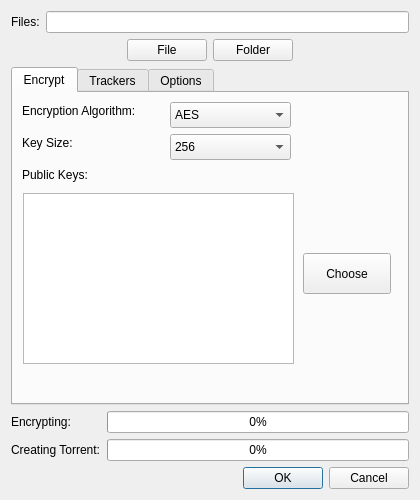
<?xml version="1.0" encoding="UTF-8"?>
<ui version="4.0">
 <class>TorrentCreatorDialog</class>
 <widget class="QDialog" name="TorrentCreatorDialog">
  <property name="geometry">
   <rect>
    <x>0</x>
    <y>0</y>
    <width>420</width>
    <height>500</height>
   </rect>
  </property>
  <property name="sizePolicy">
   <sizepolicy hsizetype="Minimum" vsizetype="Minimum">
    <horstretch>0</horstretch>
    <verstretch>0</verstretch>
   </sizepolicy>
  </property>
  <property name="minimumSize">
   <size>
    <width>420</width>
    <height>500</height>
   </size>
  </property>
  <property name="maximumSize">
   <size>
    <width>420</width>
    <height>500</height>
   </size>
  </property>
  <property name="windowTitle">
   <string>Create Torrent</string>
  </property>
  <layout class="QVBoxLayout" name="verticalLayout">
   <item>
    <layout class="QHBoxLayout" name="horizontalLayout">
     <item>
      <widget class="QLabel" name="label">
       <property name="text">
        <string>Files:</string>
       </property>
      </widget>
     </item>
     <item>
      <widget class="QLineEdit" name="textInputPath"/>
     </item>
    </layout>
   </item>
   <item>
    <layout class="QHBoxLayout" name="horizontalLayout_2">
     <item>
      <spacer name="horizontalSpacer_2">
       <property name="orientation">
        <enum>Qt::Horizontal</enum>
       </property>
       <property name="sizeHint" stdset="0">
        <size>
         <width>40</width>
         <height>20</height>
        </size>
       </property>
      </spacer>
     </item>
     <item>
      <widget class="QPushButton" name="btnAddFile">
       <property name="text">
        <string>File</string>
       </property>
       <property name="icon">
        <iconset resource="../../img/icons.qrc">
         <normaloff>:/icons/text-plain.svg</normaloff>:/icons/text-plain.svg</iconset>
       </property>
       <property name="iconSize">
        <size>
         <width>24</width>
         <height>24</height>
        </size>
       </property>
      </widget>
     </item>
     <item>
      <widget class="QPushButton" name="btnAddFolder">
       <property name="text">
        <string>Folder</string>
       </property>
       <property name="icon">
        <iconset resource="../../img/icons.qrc">
         <normaloff>:/icons/folder-documents.svg</normaloff>:/icons/folder-documents.svg</iconset>
       </property>
       <property name="iconSize">
        <size>
         <width>24</width>
         <height>24</height>
        </size>
       </property>
      </widget>
     </item>
     <item>
      <spacer name="horizontalSpacer_3">
       <property name="orientation">
        <enum>Qt::Horizontal</enum>
       </property>
       <property name="sizeHint" stdset="0">
        <size>
         <width>40</width>
         <height>20</height>
        </size>
       </property>
      </spacer>
     </item>
    </layout>
   </item>
   <item>
    <widget class="QTabWidget" name="tabWidget">
     <property name="tabPosition">
      <enum>QTabWidget::North</enum>
     </property>
     <property name="currentIndex">
      <number>0</number>
     </property>
     <property name="iconSize">
      <size>
       <width>24</width>
       <height>24</height>
      </size>
     </property>
     <widget class="QWidget" name="Encrypt">
      <attribute name="icon">
       <iconset resource="../../img/icons.qrc">
        <normaloff>:/icons/document-encrypt.svg</normaloff>:/icons/document-encrypt.svg</iconset>
      </attribute>
      <attribute name="title">
       <string>Encrypt</string>
      </attribute>
      <widget class="QLabel" name="labelEncAlgorithm">
       <property name="geometry">
        <rect>
         <x>9</x>
         <y>9</y>
         <width>142</width>
         <height>18</height>
        </rect>
       </property>
       <property name="text">
        <string>Encryption Algorithm:</string>
       </property>
      </widget>
      <widget class="QComboBox" name="comboBoxAlgorithm">
       <property name="geometry">
        <rect>
         <x>157</x>
         <y>9</y>
         <width>121</width>
         <height>26</height>
        </rect>
       </property>
       <item>
        <property name="text">
         <string>AES</string>
        </property>
       </item>
       <item>
        <property name="text">
         <string>Twofish</string>
        </property>
       </item>
       <item>
        <property name="text">
         <string>Serpent</string>
        </property>
       </item>
       <item>
        <property name="text">
         <string>Camellia</string>
        </property>
       </item>
      </widget>
      <widget class="QLabel" name="labelKeySize">
       <property name="geometry">
        <rect>
         <x>9</x>
         <y>41</y>
         <width>64</width>
         <height>18</height>
        </rect>
       </property>
       <property name="text">
        <string>Key Size:</string>
       </property>
      </widget>
      <widget class="QComboBox" name="comboBoxKeySize">
       <property name="geometry">
        <rect>
         <x>157</x>
         <y>41</y>
         <width>121</width>
         <height>26</height>
        </rect>
       </property>
       <item>
        <property name="text">
         <string>256</string>
        </property>
       </item>
       <item>
        <property name="text">
         <string>192</string>
        </property>
       </item>
       <item>
        <property name="text">
         <string>128</string>
        </property>
       </item>
      </widget>
      <widget class="QLabel" name="labelPublicKeys">
       <property name="geometry">
        <rect>
         <x>9</x>
         <y>73</y>
         <width>83</width>
         <height>18</height>
        </rect>
       </property>
       <property name="text">
        <string>Public Keys:</string>
       </property>
      </widget>
      <widget class="QPushButton" name="btnChoose">
       <property name="geometry">
        <rect>
         <x>290</x>
         <y>160</y>
         <width>88</width>
         <height>41</height>
        </rect>
       </property>
       <property name="text">
        <string>Choose</string>
       </property>
       <property name="icon">
        <iconset resource="../../img/icons.qrc">
         <normaloff>:/icons/choose-public-key.svg</normaloff>:/icons/choose-public-key.svg</iconset>
       </property>
       <property name="iconSize">
        <size>
         <width>24</width>
         <height>24</height>
        </size>
       </property>
      </widget>
      <widget class="QListView" name="pubKeysView">
       <property name="geometry">
        <rect>
         <x>10</x>
         <y>100</y>
         <width>271</width>
         <height>171</height>
        </rect>
       </property>
      </widget>
     </widget>
     <widget class="QWidget" name="Trackers">
      <attribute name="icon">
       <iconset resource="../../img/icons.qrc">
        <normaloff>:/icons/document-edit.svg</normaloff>:/icons/document-edit.svg</iconset>
      </attribute>
      <attribute name="title">
       <string>Trackers</string>
      </attribute>
      <layout class="QVBoxLayout" name="verticalLayout_3">
       <item>
        <widget class="QLabel" name="labelComment">
         <property name="text">
          <string>Comment:</string>
         </property>
        </widget>
       </item>
       <item>
        <widget class="QLineEdit" name="lineComment"/>
       </item>
       <item>
        <widget class="QLabel" name="labelTrackersURLs">
         <property name="text">
          <string>Trackers URLs:</string>
         </property>
        </widget>
       </item>
       <item>
        <widget class="QTextEdit" name="textTrackersURLs"/>
       </item>
      </layout>
     </widget>
     <widget class="QWidget" name="Options">
      <attribute name="icon">
       <iconset resource="../../img/icons.qrc">
        <normaloff>:/icons/gear.svg</normaloff>:/icons/gear.svg</iconset>
      </attribute>
      <attribute name="title">
       <string>Options</string>
      </attribute>
      <widget class="QLabel" name="labelPieceSize">
       <property name="geometry">
        <rect>
         <x>9</x>
         <y>41</y>
         <width>75</width>
         <height>18</height>
        </rect>
       </property>
       <property name="text">
        <string>Piece Size:</string>
       </property>
      </widget>
      <widget class="QCheckBox" name="checkBoxPrivateTorrent">
       <property name="geometry">
        <rect>
         <x>9</x>
         <y>70</y>
         <width>348</width>
         <height>24</height>
        </rect>
       </property>
       <property name="text">
        <string>Private torrent (Won't distribute on DHT network)</string>
       </property>
      </widget>
      <widget class="QCheckBox" name="checkBoxStartSeeding">
       <property name="geometry">
        <rect>
         <x>9</x>
         <y>100</y>
         <width>198</width>
         <height>24</height>
        </rect>
       </property>
       <property name="text">
        <string>Start seeding immediately</string>
       </property>
       <property name="checked">
        <bool>true</bool>
       </property>
      </widget>
      <widget class="QComboBox" name="comboBoxPieceSize">
       <property name="geometry">
        <rect>
         <x>90</x>
         <y>35</y>
         <width>86</width>
         <height>31</height>
        </rect>
       </property>
       <item>
        <property name="text">
         <string>Auto</string>
        </property>
       </item>
       <item>
        <property name="text">
         <string>16 KiB</string>
        </property>
       </item>
       <item>
        <property name="text">
         <string>32 KiB</string>
        </property>
       </item>
       <item>
        <property name="text">
         <string>64 KiB</string>
        </property>
       </item>
       <item>
        <property name="text">
         <string>128 KiB</string>
        </property>
       </item>
       <item>
        <property name="text">
         <string>256 KiB</string>
        </property>
       </item>
       <item>
        <property name="text">
         <string>512 KiB</string>
        </property>
       </item>
       <item>
        <property name="text">
         <string>1 MiB</string>
        </property>
       </item>
       <item>
        <property name="text">
         <string>2 MiB</string>
        </property>
       </item>
       <item>
        <property name="text">
         <string>4 MiB</string>
        </property>
       </item>
       <item>
        <property name="text">
         <string>8 MiB</string>
        </property>
       </item>
       <item>
        <property name="text">
         <string>16 MiB</string>
        </property>
       </item>
      </widget>
     </widget>
    </widget>
   </item>
   <item>
    <layout class="QFormLayout" name="formLayout">
     <item row="0" column="0">
      <widget class="QLabel" name="label_2">
       <property name="text">
        <string>Encrypting:</string>
       </property>
      </widget>
     </item>
     <item row="0" column="1">
      <widget class="QProgressBar" name="progressBarEncrypting">
       <property name="value">
        <number>0</number>
       </property>
      </widget>
     </item>
     <item row="1" column="0">
      <widget class="QLabel" name="label_3">
       <property name="text">
        <string>Creating Torrent:</string>
       </property>
      </widget>
     </item>
     <item row="1" column="1">
      <widget class="QProgressBar" name="progressBarTorrent">
       <property name="value">
        <number>0</number>
       </property>
      </widget>
     </item>
    </layout>
   </item>
   <item>
    <widget class="QDialogButtonBox" name="buttonBox">
     <property name="standardButtons">
      <set>QDialogButtonBox::Cancel|QDialogButtonBox::Ok</set>
     </property>
    </widget>
   </item>
  </layout>
 </widget>
 <resources>
  <include location="../../img/icons.qrc"/>
 </resources>
 <connections/>
</ui>
